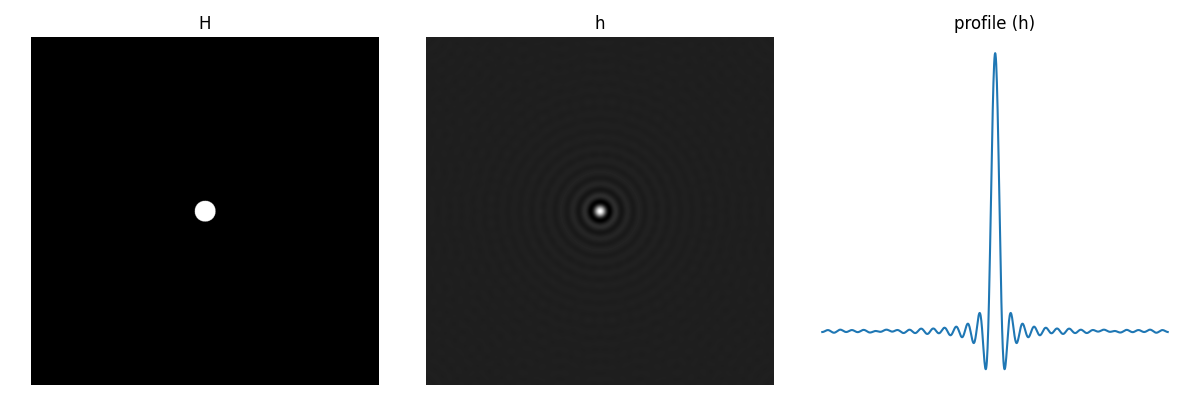

The script that saved this image:
import os
import sys
import numpy as np
import matplotlib.pyplot as plt
from libDIPUM.lpfilter import lpfilter

# Transfer function
H = lpfilter('ideal', 1000, 1000, 30)
M, N = H.shape

# Impulse response
h = np.fft.fftshift(np.fft.ifft2(H))
h = np.real(h)
profile = h[M // 2, :]

# Display
fig, axes = plt.subplots(1, 3, figsize=(12, 4))

axes[0].imshow(np.fft.fftshift(H), cmap='gray')
axes[0].set_title('H')
axes[0].axis('off')

axes[1].imshow(h, cmap='gray')
axes[1].set_title('h')
axes[1].axis('off')

axes[2].plot(profile)
axes[2].set_title('profile (h)')
#axes[2].set_aspect('equal', adjustable='box')
axes[2].axis('off')

plt.tight_layout()
plt.savefig('Figure442.png')
plt.show()
